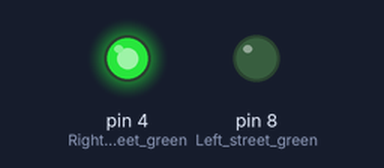
Bench run of a sketch on a simulated Arduino Uno, built with avr-gcc and run on an emulated ATmega328P. Parts: output pins drawn as LEDs (lit = HIGH).

Above: at 0.05 s.
Timing chart, 0 to 3.0 s (numbered marks = the images above):
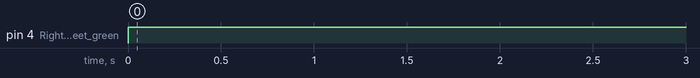

Measured:
- by itself, pin 4 (Right_street_green): LOW → HIGH at 0.00 s

The sketch:

rgb_leds.ino
```cpp
const int Left_street_green = 8;
const int Right_street_green = 4;

void setup() {
    pinMode(8,OUTPUT);
    pinMode(4,OUTPUT);
}

void loop() {
    digitalWrite(Left_street_green,0);
    digitalWrite(Right_street_green,1);
  delay(1000);
  digitalWrite(Left_street_green,1);
    digitalWrite(Right_street_green,0);
}
```
